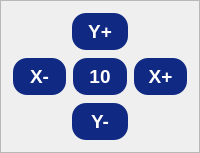
                           <widget class="QFrame" name="xyoffsetFrame">
                            <property name="styleSheet">
                             <string notr="true"/>
                            </property>
                            <property name="frameShape">
                             <enum>QFrame::Shape::StyledPanel</enum>
                            </property>
                            <property name="frameShadow">
                             <enum>QFrame::Shadow::Raised</enum>
                            </property>
                            <layout class="QVBoxLayout" name="verticalLayout_7">
                             <item>
                              <widget class="QWidget" name="widget_20" native="true">
                               <property name="sizePolicy">
                                <sizepolicy hsizetype="Preferred" vsizetype="Preferred">
                                 <horstretch>0</horstretch>
                                 <verstretch>0</verstretch>
                                </sizepolicy>
                               </property>
                               <layout class="QHBoxLayout" name="horizontalLayout_35">
                                <property name="spacing">
                                 <number>0</number>
                                </property>
                                <property name="leftMargin">
                                 <number>0</number>
                                </property>
                                <property name="topMargin">
                                 <number>0</number>
                                </property>
                                <property name="rightMargin">
                                 <number>0</number>
                                </property>
                                <property name="bottomMargin">
                                 <number>0</number>
                                </property>
                                <item>
                                 <spacer name="horizontalSpacer_6">
                                  <property name="orientation">
                                   <enum>Qt::Orientation::Horizontal</enum>
                                  </property>
                                  <property name="sizeHint" stdset="0">
                                   <size>
                                    <width>40</width>
                                    <height>20</height>
                                   </size>
                                  </property>
                                 </spacer>
                                </item>
                                <item>
                                 <widget class="QPushButton" name="offyplusPushButton">
                                  <property name="sizePolicy">
                                   <sizepolicy hsizetype="Expanding" vsizetype="Expanding">
                                    <horstretch>0</horstretch>
                                    <verstretch>0</verstretch>
                                   </sizepolicy>
                                  </property>
                                  <property name="minimumSize">
                                   <size>
                                    <width>0</width>
                                    <height>0</height>
                                   </size>
                                  </property>
                                  <property name="maximumSize">
                                   <size>
                                    <width>500</width>
                                    <height>150</height>
                                   </size>
                                  </property>
                                  <property name="font">
                                   <font>
                                    <pointsize>14</pointsize>
                                    <bold>true</bold>
                                   </font>
                                  </property>
                                  <property name="styleSheet">
                                   <string notr="true">QPushButton {
	color: rgb(255, 255, 255);	
	background-color: rgb(16, 42, 131);
	border-color: transparent;
	border-style: outset;
	border-radius: 15px;
	border-width: 2px;
	padding: 6px;
}

QPushButton:hover {
	color: rgb(16, 42, 131);
	background-color: rgb(167, 198, 229);
	border-color: rgb(16, 42, 131);
}

QPushButton:disabled {
	background-color: rgb(172, 172, 172);
}</string>
                                  </property>
                                  <property name="text">
                                   <string>Y+</string>
                                  </property>
                                 </widget>
                                </item>
                                <item>
                                 <spacer name="horizontalSpacer_7">
                                  <property name="orientation">
                                   <enum>Qt::Orientation::Horizontal</enum>
                                  </property>
                                  <property name="sizeHint" stdset="0">
                                   <size>
                                    <width>47</width>
                                    <height>20</height>
                                   </size>
                                  </property>
                                 </spacer>
                                </item>
                               </layout>
                              </widget>
                             </item>
                             <item>
                              <widget class="QWidget" name="widget_21" native="true">
                               <layout class="QHBoxLayout" name="horizontalLayout_40">
                                <property name="spacing">
                                 <number>5</number>
                                </property>
                                <property name="leftMargin">
                                 <number>0</number>
                                </property>
                                <property name="topMargin">
                                 <number>0</number>
                                </property>
                                <property name="rightMargin">
                                 <number>0</number>
                                </property>
                                <property name="bottomMargin">
                                 <number>0</number>
                                </property>
                                <item>
                                 <widget class="QPushButton" name="offxminusPushButton">
                                  <property name="sizePolicy">
                                   <sizepolicy hsizetype="Expanding" vsizetype="Expanding">
                                    <horstretch>0</horstretch>
                                    <verstretch>0</verstretch>
                                   </sizepolicy>
                                  </property>
                                  <property name="minimumSize">
                                   <size>
                                    <width>0</width>
                                    <height>0</height>
                                   </size>
                                  </property>
                                  <property name="maximumSize">
                                   <size>
                                    <width>500</width>
                                    <height>150</height>
                                   </size>
                                  </property>
                                  <property name="font">
                                   <font>
                                    <pointsize>14</pointsize>
                                    <bold>true</bold>
                                   </font>
                                  </property>
                                  <property name="styleSheet">
                                   <string notr="true">QPushButton {
	color: rgb(255, 255, 255);	
	background-color: rgb(16, 42, 131);
	border-color: transparent;
	border-style: outset;
	border-radius: 15px;
	border-width: 2px;
	padding: 6px;
}

QPushButton:hover {
	color: rgb(16, 42, 131);
	background-color: rgb(167, 198, 229);
	border-color: rgb(16, 42, 131);
}

QPushButton:disabled {
	background-color: rgb(172, 172, 172);
}</string>
                                  </property>
                                  <property name="text">
                                   <string>X-</string>
                                  </property>
                                 </widget>
                                </item>
                                <item>
                                 <widget class="QPushButton" name="travelPushButton">
                                  <property name="sizePolicy">
                                   <sizepolicy hsizetype="Expanding" vsizetype="Expanding">
                                    <horstretch>0</horstretch>
                                    <verstretch>0</verstretch>
                                   </sizepolicy>
                                  </property>
                                  <property name="maximumSize">
                                   <size>
                                    <width>500</width>
                                    <height>150</height>
                                   </size>
                                  </property>
                                  <property name="font">
                                   <font>
                                    <pointsize>14</pointsize>
                                    <bold>true</bold>
                                   </font>
                                  </property>
                                  <property name="styleSheet">
                                   <string notr="true">QPushButton {
	color: rgb(255, 255, 255);	
	background-color: rgb(16, 42, 131);
	border-color: transparent;
	border-style: outset;
	border-radius: 15px;
	border-width: 2px;
	padding: 6px;
}

QPushButton:hover {
	color: rgb(16, 42, 131);
	background-color: rgb(167, 198, 229);
	border-color: rgb(16, 42, 131);
}

QPushButton:disabled {
	background-color: rgb(172, 172, 172);
}</string>
                                  </property>
                                  <property name="text">
                                   <string>10</string>
                                  </property>
                                 </widget>
                                </item>
                                <item>
                                 <widget class="QPushButton" name="offxplusPushButton">
                                  <property name="sizePolicy">
                                   <sizepolicy hsizetype="Expanding" vsizetype="Expanding">
                                    <horstretch>0</horstretch>
                                    <verstretch>0</verstretch>
                                   </sizepolicy>
                                  </property>
                                  <property name="minimumSize">
                                   <size>
                                    <width>0</width>
                                    <height>0</height>
                                   </size>
                                  </property>
                                  <property name="maximumSize">
                                   <size>
                                    <width>500</width>
                                    <height>150</height>
                                   </size>
                                  </property>
                                  <property name="font">
                                   <font>
                                    <pointsize>14</pointsize>
                                    <bold>true</bold>
                                   </font>
                                  </property>
                                  <property name="styleSheet">
                                   <string notr="true">QPushButton {
	color: rgb(255, 255, 255);	
	background-color: rgb(16, 42, 131);
	border-color: transparent;
	border-style: outset;
	border-radius: 15px;
	border-width: 2px;
	padding: 6px;
}

QPushButton:hover {
	color: rgb(16, 42, 131);
	background-color: rgb(167, 198, 229);
	border-color: rgb(16, 42, 131);
}

QPushButton:disabled {
	background-color: rgb(172, 172, 172);
}</string>
                                  </property>
                                  <property name="text">
                                   <string>X+</string>
                                  </property>
                                 </widget>
                                </item>
                               </layout>
                              </widget>
                             </item>
                             <item>
                              <widget class="QWidget" name="widget_22" native="true">
                               <property name="minimumSize">
                                <size>
                                 <width>0</width>
                                 <height>0</height>
                                </size>
                               </property>
                               <layout class="QHBoxLayout" name="horizontalLayout_39">
                                <property name="spacing">
                                 <number>0</number>
                                </property>
                                <property name="leftMargin">
                                 <number>0</number>
                                </property>
                                <property name="topMargin">
                                 <number>0</number>
                                </property>
                                <property name="rightMargin">
                                 <number>0</number>
                                </property>
                                <property name="bottomMargin">
                                 <number>0</number>
                                </property>
                                <item>
                                 <spacer name="horizontalSpacer_8">
                                  <property name="orientation">
                                   <enum>Qt::Orientation::Horizontal</enum>
                                  </property>
                                  <property name="sizeHint" stdset="0">
                                   <size>
                                    <width>47</width>
                                    <height>20</height>
                                   </size>
                                  </property>
                                 </spacer>
                                </item>
                                <item>
                                 <widget class="QPushButton" name="offyminusPushButton">
                                  <property name="sizePolicy">
                                   <sizepolicy hsizetype="Expanding" vsizetype="Expanding">
                                    <horstretch>0</horstretch>
                                    <verstretch>0</verstretch>
                                   </sizepolicy>
                                  </property>
                                  <property name="minimumSize">
                                   <size>
                                    <width>0</width>
                                    <height>0</height>
                                   </size>
                                  </property>
                                  <property name="maximumSize">
                                   <size>
                                    <width>500</width>
                                    <height>150</height>
                                   </size>
                                  </property>
                                  <property name="font">
                                   <font>
                                    <pointsize>14</pointsize>
                                    <bold>true</bold>
                                   </font>
                                  </property>
                                  <property name="styleSheet">
                                   <string notr="true">QPushButton {
	color: rgb(255, 255, 255);	
	background-color: rgb(16, 42, 131);
	border-color: transparent;
	border-style: outset;
	border-radius: 15px;
	border-width: 2px;
	padding: 6px;
}

QPushButton:hover {
	color: rgb(16, 42, 131);
	background-color: rgb(167, 198, 229);
	border-color: rgb(16, 42, 131);
}

QPushButton:disabled {
	background-color: rgb(172, 172, 172);
}</string>
                                  </property>
                                  <property name="text">
                                   <string>Y-</string>
                                  </property>
                                 </widget>
                                </item>
                                <item>
                                 <spacer name="horizontalSpacer_9">
                                  <property name="orientation">
                                   <enum>Qt::Orientation::Horizontal</enum>
                                  </property>
                                  <property name="sizeHint" stdset="0">
                                   <size>
                                    <width>47</width>
                                    <height>20</height>
                                   </size>
                                  </property>
                                 </spacer>
                                </item>
                               </layout>
                              </widget>
                             </item>
                            </layout>
                           </widget>
